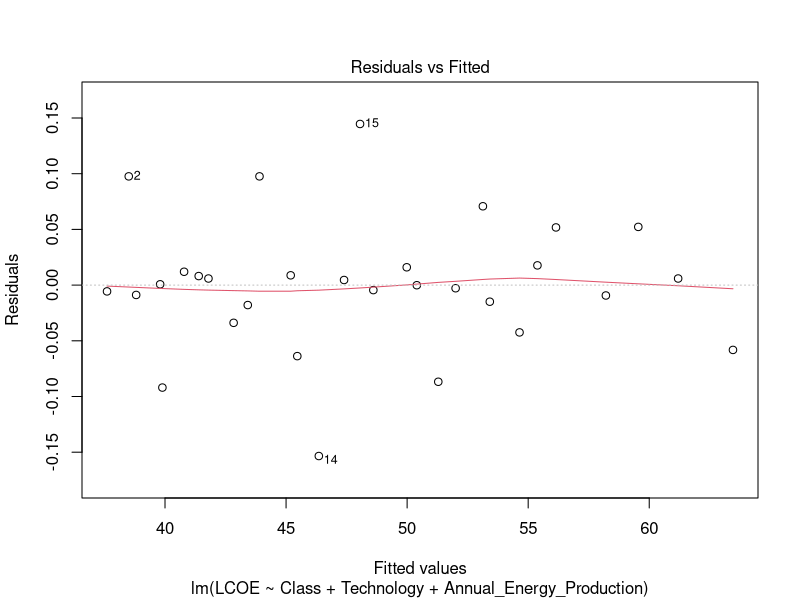
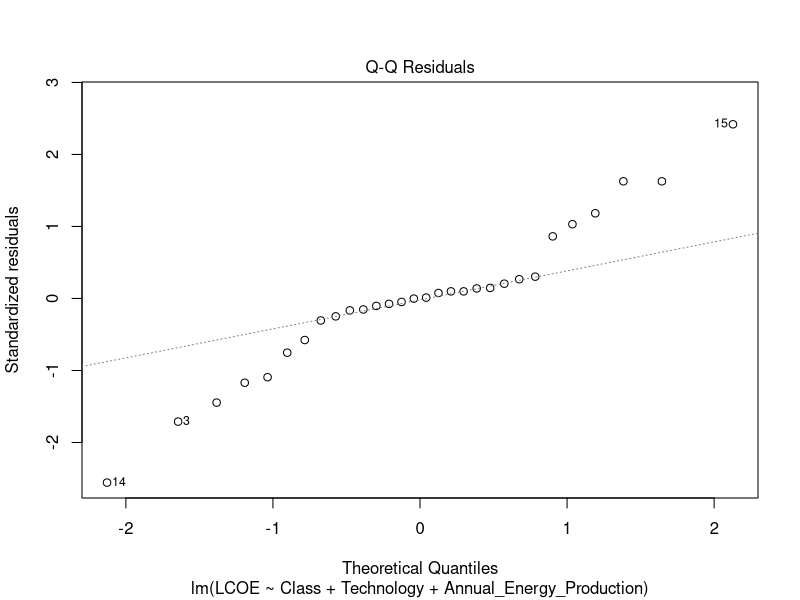
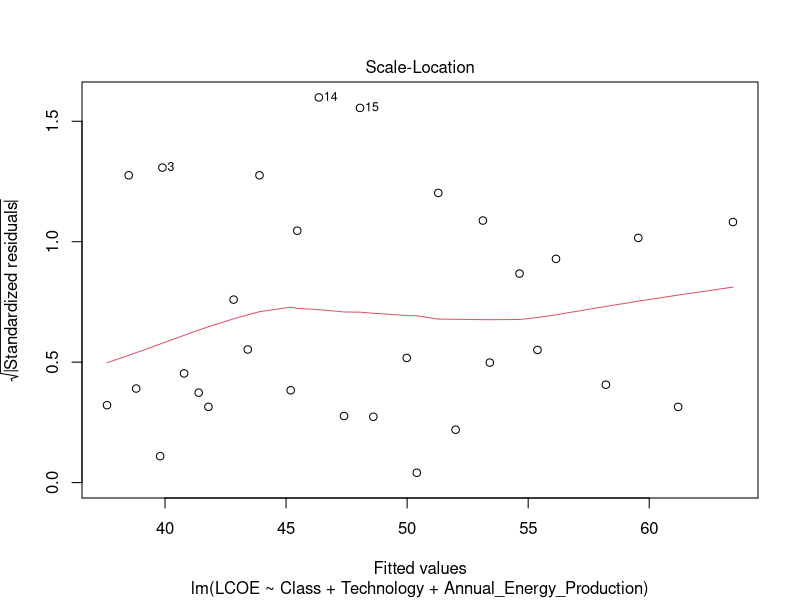
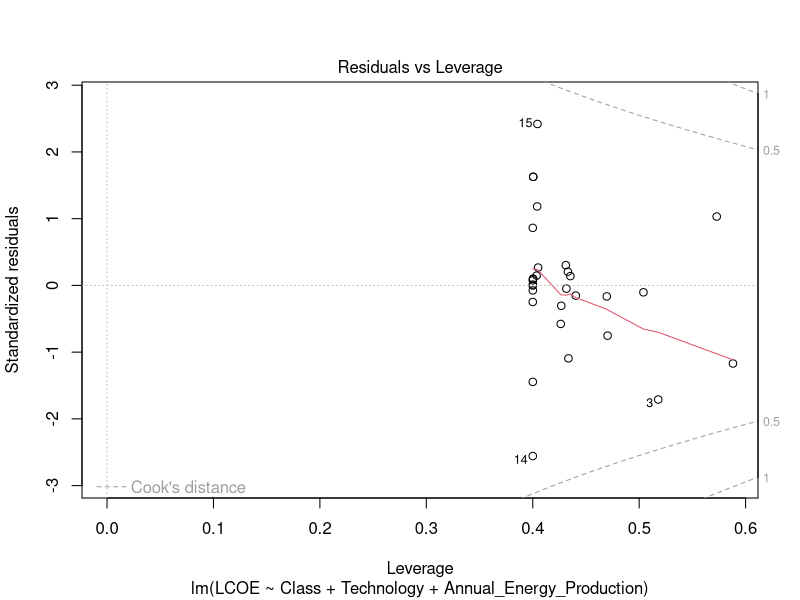
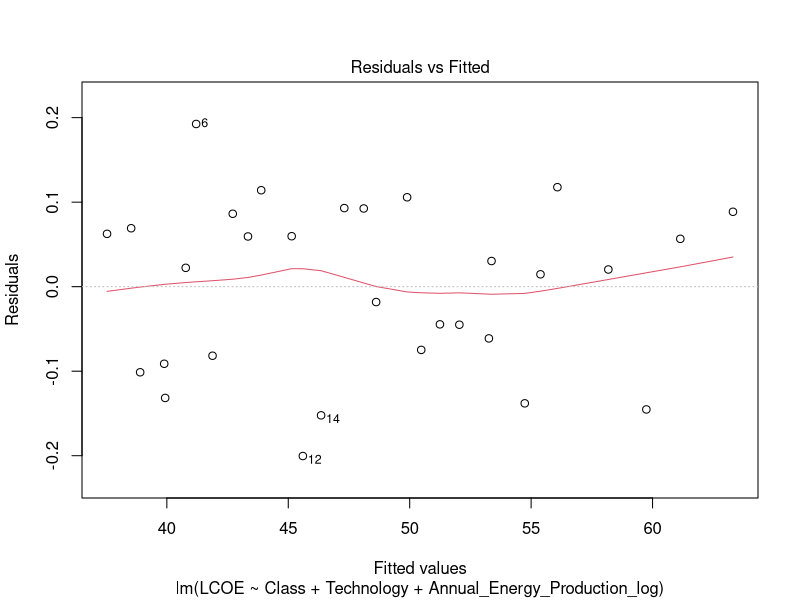
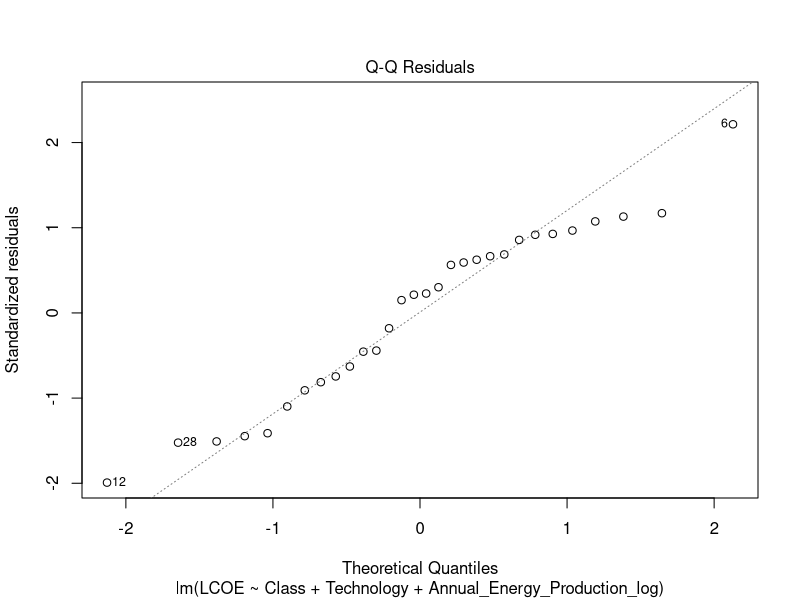
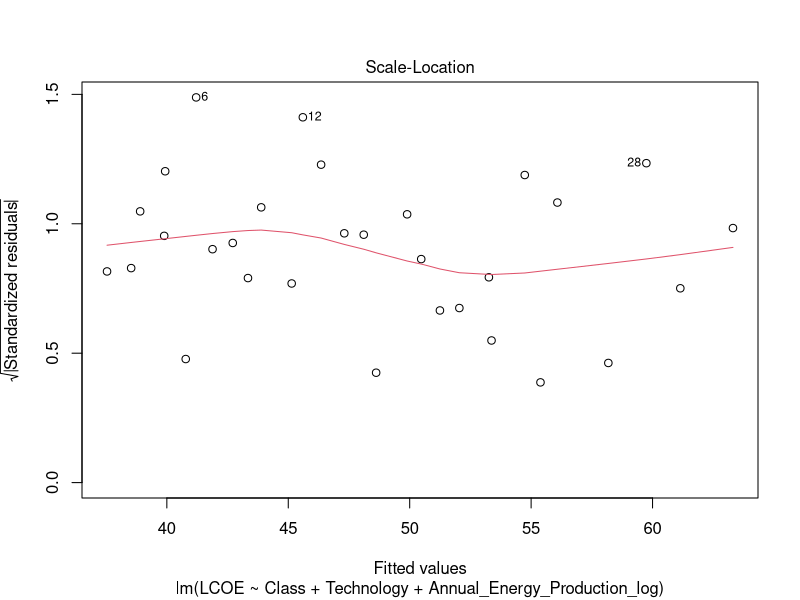
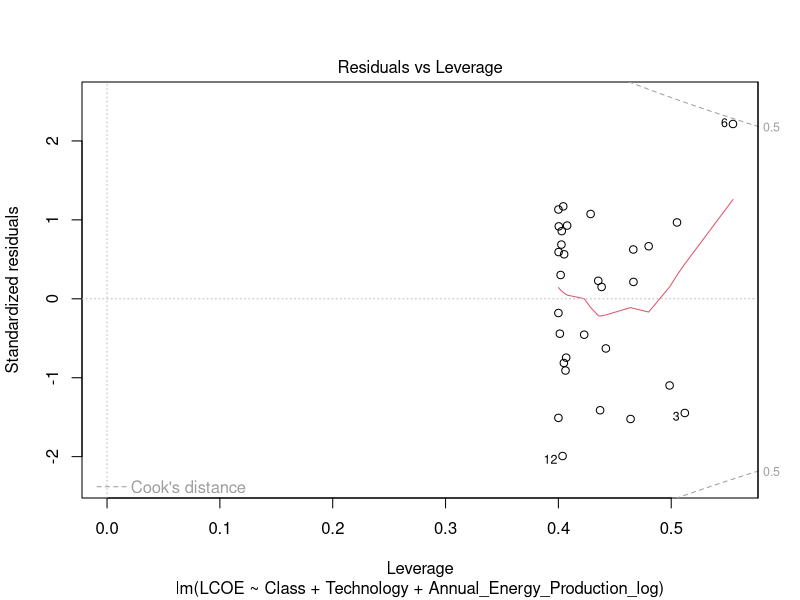

These figures' R source, in order:
## ---- chunk 1
#Load packages
library(tidyverse)
library(here)
library(dplyr)
library(readxl)
library(openxlsx)

#Load in data
Solar_ATB <- read.csv("Processed_Data/Solar_ATB_Processed.csv")

view(Solar_ATB)
Solar_ATB <- Solar_ATB %>%
  select(-"X")

#view(Solar_ATB)

## ---- chunk 2
gen1.lm <- lm(LCOE ~
                Class + Technology +
                Annual_Energy_Production,
             data = Solar_ATB)
## ---- chunk 3
plot(gen1.lm)

## ---- chunk 4

Solar_ATB_log <- Solar_ATB %>% 
  mutate(Annual_Energy_Production_log =
           log10(Annual_Energy_Production))

gen2.lm <- lm(LCOE ~
                Class + Technology +
                Annual_Energy_Production_log,
             data = Solar_ATB_log)

gen3.lm <- lm(LCOE ~
                Annual_Energy_Production + CAPEX,
             data = Solar_ATB)

gen4.lm <- lm(LCOE ~
                Annual_Energy_Production_log + Construct_Finance_Costs,
             data = Solar_ATB_log)


## ---- chunk 5

plot(gen2.lm)
plot(gen3.lm)
plot(gen4.lm)

## ---- chunk 6
net1.lm <- lm(LCOE ~
                Net_Cap_Factor + Technology,
             data = Solar_ATB_log)

Solar_ATB_log <- Solar_ATB %>% 
  mutate(Net_Cap_Factor_log =
           log10(Net_Cap_Factor))

net2.lm <- lm(LCOE ~
                Net_Cap_Factor_log + Technology,
             data = Solar_ATB_log)

class.lm <- lm(LCOE ~
                Class + Technology,
             data = Solar_ATB_log)

plot(net1.lm)
plot(net2.lm)
plot(class.lm)

## ---- chunk 7

library(lme4)
library(nlme)

Solar_ATB

multi_model1 <- lme(LCOE ~ Annual_Energy_Production + Technology,
                   random = ~1 | Class, data = Solar_ATB)

summary(multi_model1)

multi_model2 <- lme(LCOE ~ Net_Cap_Factor +
                      Annual_Energy_Production + Technology,
                   random = ~1 | Class, data = Solar_ATB)

summary(multi_model2)
